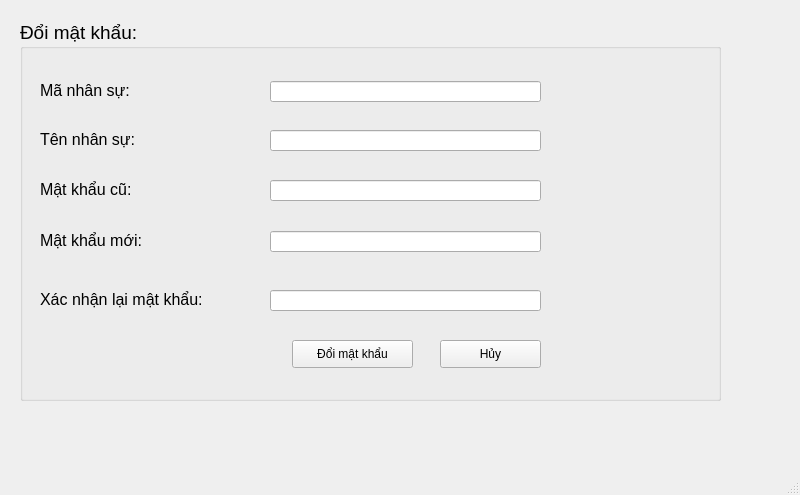
<?xml version="1.0" encoding="UTF-8"?>
<ui version="4.0">
 <class>MainWindow</class>
 <widget class="QMainWindow" name="MainWindow">
  <property name="geometry">
   <rect>
    <x>0</x>
    <y>0</y>
    <width>800</width>
    <height>495</height>
   </rect>
  </property>
  <property name="windowTitle">
   <string>MainWindow</string>
  </property>
  <widget class="QWidget" name="centralwidget">
   <widget class="QGroupBox" name="groupBox">
    <property name="geometry">
     <rect>
      <x>20</x>
      <y>20</y>
      <width>701</width>
      <height>381</height>
     </rect>
    </property>
    <property name="font">
     <font>
      <pointsize>14</pointsize>
     </font>
    </property>
    <property name="title">
     <string>Đổi mật khẩu:</string>
    </property>
    <widget class="QLabel" name="label">
     <property name="geometry">
      <rect>
       <x>20</x>
       <y>50</y>
       <width>141</width>
       <height>41</height>
      </rect>
     </property>
     <property name="font">
      <font>
       <pointsize>12</pointsize>
      </font>
     </property>
     <property name="text">
      <string>Mã nhân sự:</string>
     </property>
    </widget>
    <widget class="QLineEdit" name="lineEditMaNhanSu">
     <property name="geometry">
      <rect>
       <x>250</x>
       <y>61</y>
       <width>271</width>
       <height>21</height>
      </rect>
     </property>
     <property name="font">
      <font>
       <pointsize>12</pointsize>
      </font>
     </property>
     <property name="readOnly">
      <bool>true</bool>
     </property>
    </widget>
    <widget class="QLineEdit" name="lineEditTenNhanSu">
     <property name="geometry">
      <rect>
       <x>250</x>
       <y>110</y>
       <width>271</width>
       <height>21</height>
      </rect>
     </property>
     <property name="font">
      <font>
       <pointsize>12</pointsize>
      </font>
     </property>
     <property name="readOnly">
      <bool>true</bool>
     </property>
    </widget>
    <widget class="QLabel" name="label_2">
     <property name="geometry">
      <rect>
       <x>20</x>
       <y>99</y>
       <width>141</width>
       <height>41</height>
      </rect>
     </property>
     <property name="font">
      <font>
       <pointsize>12</pointsize>
      </font>
     </property>
     <property name="text">
      <string>Tên nhân sự:</string>
     </property>
    </widget>
    <widget class="QLineEdit" name="lineEditMatKhauCu">
     <property name="geometry">
      <rect>
       <x>250</x>
       <y>160</y>
       <width>271</width>
       <height>21</height>
      </rect>
     </property>
     <property name="font">
      <font>
       <pointsize>12</pointsize>
      </font>
     </property>
     <property name="echoMode">
      <enum>QLineEdit::Password</enum>
     </property>
    </widget>
    <widget class="QLabel" name="label_3">
     <property name="geometry">
      <rect>
       <x>20</x>
       <y>149</y>
       <width>141</width>
       <height>41</height>
      </rect>
     </property>
     <property name="font">
      <font>
       <pointsize>12</pointsize>
      </font>
     </property>
     <property name="text">
      <string>Mật khẩu cũ:</string>
     </property>
    </widget>
    <widget class="QLabel" name="label_4">
     <property name="geometry">
      <rect>
       <x>20</x>
       <y>200</y>
       <width>151</width>
       <height>41</height>
      </rect>
     </property>
     <property name="font">
      <font>
       <pointsize>12</pointsize>
      </font>
     </property>
     <property name="text">
      <string>Mật khẩu mới:</string>
     </property>
    </widget>
    <widget class="QLineEdit" name="lineEditMatKhauMoi">
     <property name="geometry">
      <rect>
       <x>250</x>
       <y>211</y>
       <width>271</width>
       <height>21</height>
      </rect>
     </property>
     <property name="font">
      <font>
       <pointsize>12</pointsize>
      </font>
     </property>
     <property name="echoMode">
      <enum>QLineEdit::Password</enum>
     </property>
    </widget>
    <widget class="QLineEdit" name="lineEditXacNhanMK">
     <property name="geometry">
      <rect>
       <x>250</x>
       <y>270</y>
       <width>271</width>
       <height>21</height>
      </rect>
     </property>
     <property name="font">
      <font>
       <pointsize>12</pointsize>
      </font>
     </property>
     <property name="echoMode">
      <enum>QLineEdit::Password</enum>
     </property>
    </widget>
    <widget class="QLabel" name="label_5">
     <property name="geometry">
      <rect>
       <x>20</x>
       <y>259</y>
       <width>241</width>
       <height>41</height>
      </rect>
     </property>
     <property name="font">
      <font>
       <pointsize>12</pointsize>
      </font>
     </property>
     <property name="text">
      <string>Xác nhận lại mật khẩu:</string>
     </property>
    </widget>
    <widget class="QPushButton" name="pushButtonDoiMatKhau">
     <property name="geometry">
      <rect>
       <x>272</x>
       <y>320</y>
       <width>121</width>
       <height>28</height>
      </rect>
     </property>
     <property name="font">
      <font>
       <pointsize>9</pointsize>
      </font>
     </property>
     <property name="text">
      <string>Đổi mật khẩu</string>
     </property>
     <property name="icon">
      <iconset>
       <normaloff>../images/changepassword_icon.png</normaloff>../images/changepassword_icon.png</iconset>
     </property>
    </widget>
    <widget class="QPushButton" name="pushButtonHuy">
     <property name="geometry">
      <rect>
       <x>420</x>
       <y>320</y>
       <width>101</width>
       <height>28</height>
      </rect>
     </property>
     <property name="font">
      <font>
       <pointsize>9</pointsize>
      </font>
     </property>
     <property name="text">
      <string>Hủy</string>
     </property>
     <property name="icon">
      <iconset>
       <normaloff>../images/icon_out.png</normaloff>../images/icon_out.png</iconset>
     </property>
    </widget>
   </widget>
  </widget>
  <widget class="QMenuBar" name="menubar">
   <property name="geometry">
    <rect>
     <x>0</x>
     <y>0</y>
     <width>800</width>
     <height>26</height>
    </rect>
   </property>
  </widget>
  <widget class="QStatusBar" name="statusbar"/>
 </widget>
 <resources/>
 <connections/>
</ui>
